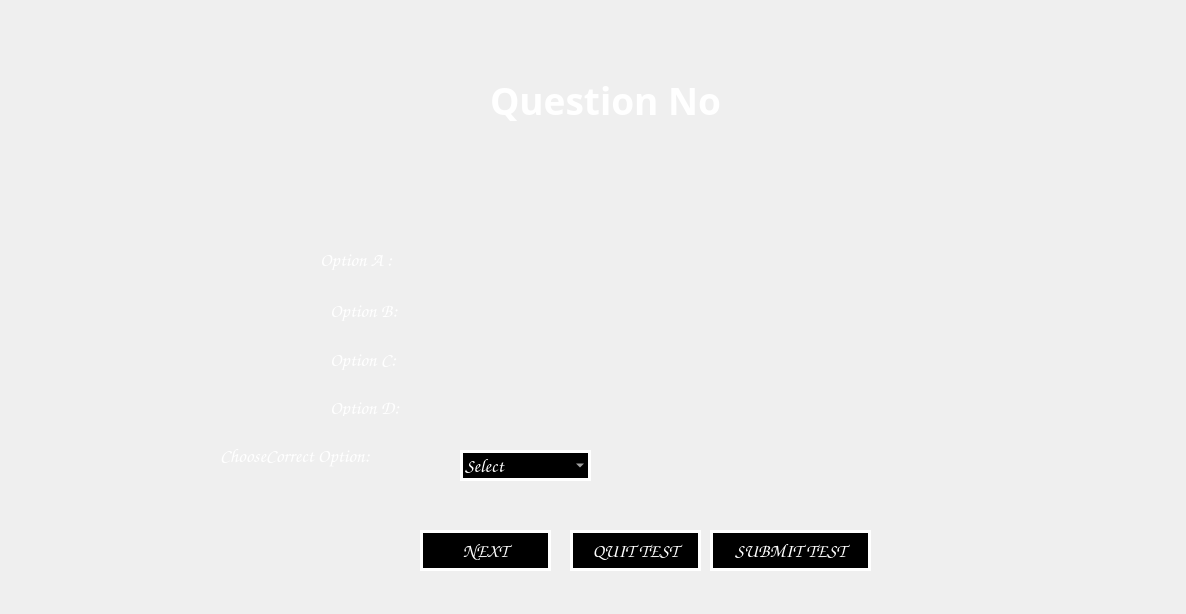
<?xml version="1.0" encoding="UTF-8"?>
<ui version="4.0">
 <class>seeNextQuestion</class>
 <widget class="QWidget" name="seeNextQuestion">
  <property name="geometry">
   <rect>
    <x>0</x>
    <y>0</y>
    <width>1186</width>
    <height>614</height>
   </rect>
  </property>
  <property name="windowTitle">
   <string>seeNextQuestion</string>
  </property>
  <widget class="QLabel" name="label_7">
   <property name="geometry">
    <rect>
     <x>220</x>
     <y>440</y>
     <width>211</width>
     <height>31</height>
    </rect>
   </property>
   <property name="font">
    <font>
     <family>Comic Sans MS</family>
     <pointsize>14</pointsize>
     <weight>75</weight>
     <bold>true</bold>
    </font>
   </property>
   <property name="styleSheet">
    <string notr="true">color:white;</string>
   </property>
   <property name="text">
    <string>ChooseCorrect Option:</string>
   </property>
  </widget>
  <widget class="QLabel" name="label">
   <property name="geometry">
    <rect>
     <x>490</x>
     <y>80</y>
     <width>261</width>
     <height>41</height>
    </rect>
   </property>
   <property name="font">
    <font>
     <family>Colonna MT</family>
     <pointsize>28</pointsize>
     <weight>75</weight>
     <bold>true</bold>
    </font>
   </property>
   <property name="styleSheet">
    <string notr="true">color:white;</string>
   </property>
   <property name="text">
    <string>Question No</string>
   </property>
  </widget>
  <widget class="QLabel" name="label_3">
   <property name="geometry">
    <rect>
     <x>320</x>
     <y>250</y>
     <width>101</width>
     <height>20</height>
    </rect>
   </property>
   <property name="font">
    <font>
     <family>Comic Sans MS</family>
     <pointsize>14</pointsize>
     <weight>75</weight>
     <bold>true</bold>
    </font>
   </property>
   <property name="styleSheet">
    <string notr="true">color:white;</string>
   </property>
   <property name="text">
    <string>Option A :</string>
   </property>
  </widget>
  <widget class="QLabel" name="label_4">
   <property name="geometry">
    <rect>
     <x>330</x>
     <y>300</y>
     <width>101</width>
     <height>21</height>
    </rect>
   </property>
   <property name="font">
    <font>
     <family>Comic Sans MS</family>
     <pointsize>14</pointsize>
     <weight>75</weight>
     <bold>true</bold>
    </font>
   </property>
   <property name="styleSheet">
    <string notr="true">color:white;</string>
   </property>
   <property name="text">
    <string>Option B:</string>
   </property>
  </widget>
  <widget class="QComboBox" name="correct">
   <property name="geometry">
    <rect>
     <x>460</x>
     <y>450</y>
     <width>131</width>
     <height>31</height>
    </rect>
   </property>
   <property name="font">
    <font>
     <family>Comic Sans MS</family>
     <pointsize>14</pointsize>
     <weight>75</weight>
     <bold>true</bold>
    </font>
   </property>
   <property name="styleSheet">
    <string notr="true">border-image:none;
color:white;
background-color:inherit;
border:3px solid white;</string>
   </property>
   <item>
    <property name="text">
     <string>Select</string>
    </property>
   </item>
   <item>
    <property name="text">
     <string>Option A</string>
    </property>
   </item>
   <item>
    <property name="text">
     <string>Option B</string>
    </property>
   </item>
   <item>
    <property name="text">
     <string>Option C</string>
    </property>
   </item>
   <item>
    <property name="text">
     <string>Option D</string>
    </property>
   </item>
  </widget>
  <widget class="QPushButton" name="nextButton">
   <property name="geometry">
    <rect>
     <x>420</x>
     <y>530</y>
     <width>131</width>
     <height>41</height>
    </rect>
   </property>
   <property name="font">
    <font>
     <family>Comic Sans MS</family>
     <pointsize>14</pointsize>
     <weight>75</weight>
     <bold>true</bold>
    </font>
   </property>
   <property name="styleSheet">
    <string notr="true">border-image:none;
color:white;
background-color:inherit;
border:3px solid white;</string>
   </property>
   <property name="text">
    <string>NEXT</string>
   </property>
  </widget>
  <widget class="QLabel" name="label_6">
   <property name="geometry">
    <rect>
     <x>330</x>
     <y>400</y>
     <width>91</width>
     <height>16</height>
    </rect>
   </property>
   <property name="font">
    <font>
     <family>Comic Sans MS</family>
     <pointsize>14</pointsize>
     <weight>75</weight>
     <bold>true</bold>
    </font>
   </property>
   <property name="styleSheet">
    <string notr="true">color:white;</string>
   </property>
   <property name="text">
    <string>Option D:</string>
   </property>
  </widget>
  <widget class="QLabel" name="msgLabel">
   <property name="geometry">
    <rect>
     <x>340</x>
     <y>580</y>
     <width>401</width>
     <height>61</height>
    </rect>
   </property>
   <property name="palette">
    <palette>
     <active>
      <colorrole role="WindowText">
       <brush brushstyle="SolidPattern">
        <color alpha="255">
         <red>255</red>
         <green>255</green>
         <blue>255</blue>
        </color>
       </brush>
      </colorrole>
      <colorrole role="Text">
       <brush brushstyle="SolidPattern">
        <color alpha="255">
         <red>255</red>
         <green>255</green>
         <blue>255</blue>
        </color>
       </brush>
      </colorrole>
      <colorrole role="ButtonText">
       <brush brushstyle="SolidPattern">
        <color alpha="255">
         <red>255</red>
         <green>255</green>
         <blue>255</blue>
        </color>
       </brush>
      </colorrole>
     </active>
     <inactive>
      <colorrole role="WindowText">
       <brush brushstyle="SolidPattern">
        <color alpha="255">
         <red>255</red>
         <green>255</green>
         <blue>255</blue>
        </color>
       </brush>
      </colorrole>
      <colorrole role="Text">
       <brush brushstyle="SolidPattern">
        <color alpha="255">
         <red>255</red>
         <green>255</green>
         <blue>255</blue>
        </color>
       </brush>
      </colorrole>
      <colorrole role="ButtonText">
       <brush brushstyle="SolidPattern">
        <color alpha="255">
         <red>255</red>
         <green>255</green>
         <blue>255</blue>
        </color>
       </brush>
      </colorrole>
     </inactive>
     <disabled>
      <colorrole role="WindowText">
       <brush brushstyle="SolidPattern">
        <color alpha="255">
         <red>255</red>
         <green>255</green>
         <blue>255</blue>
        </color>
       </brush>
      </colorrole>
      <colorrole role="Text">
       <brush brushstyle="SolidPattern">
        <color alpha="255">
         <red>255</red>
         <green>255</green>
         <blue>255</blue>
        </color>
       </brush>
      </colorrole>
      <colorrole role="ButtonText">
       <brush brushstyle="SolidPattern">
        <color alpha="255">
         <red>255</red>
         <green>255</green>
         <blue>255</blue>
        </color>
       </brush>
      </colorrole>
     </disabled>
    </palette>
   </property>
   <property name="font">
    <font>
     <family>Comic Sans MS</family>
     <pointsize>10</pointsize>
     <weight>75</weight>
     <bold>true</bold>
    </font>
   </property>
   <property name="styleSheet">
    <string notr="true">color:white;</string>
   </property>
   <property name="text">
    <string/>
   </property>
   <property name="wordWrap">
    <bool>true</bool>
   </property>
  </widget>
  <widget class="QLabel" name="label_5">
   <property name="geometry">
    <rect>
     <x>330</x>
     <y>350</y>
     <width>101</width>
     <height>20</height>
    </rect>
   </property>
   <property name="font">
    <font>
     <family>Comic Sans MS</family>
     <pointsize>14</pointsize>
     <weight>75</weight>
     <bold>true</bold>
    </font>
   </property>
   <property name="styleSheet">
    <string notr="true">color:white;</string>
   </property>
   <property name="text">
    <string>Option C:</string>
   </property>
  </widget>
  <widget class="QPushButton" name="cancelButton">
   <property name="geometry">
    <rect>
     <x>570</x>
     <y>530</y>
     <width>131</width>
     <height>41</height>
    </rect>
   </property>
   <property name="font">
    <font>
     <family>Comic Sans MS</family>
     <pointsize>14</pointsize>
     <weight>75</weight>
     <bold>true</bold>
    </font>
   </property>
   <property name="styleSheet">
    <string notr="true">border-image:none;
color:white;
background-color:inherit;
border:3px solid white;</string>
   </property>
   <property name="text">
    <string>QUIT TEST</string>
   </property>
  </widget>
  <widget class="QLabel" name="statementLabel">
   <property name="geometry">
    <rect>
     <x>270</x>
     <y>120</y>
     <width>801</width>
     <height>91</height>
    </rect>
   </property>
   <property name="font">
    <font>
     <family>Comic Sans MS</family>
     <pointsize>14</pointsize>
     <weight>75</weight>
     <bold>true</bold>
    </font>
   </property>
   <property name="styleSheet">
    <string notr="true">color:white;</string>
   </property>
   <property name="text">
    <string/>
   </property>
   <property name="wordWrap">
    <bool>true</bool>
   </property>
  </widget>
  <widget class="QLabel" name="optionA">
   <property name="geometry">
    <rect>
     <x>420</x>
     <y>230</y>
     <width>581</width>
     <height>61</height>
    </rect>
   </property>
   <property name="font">
    <font>
     <family>Comic Sans MS</family>
     <pointsize>14</pointsize>
     <weight>75</weight>
     <bold>true</bold>
    </font>
   </property>
   <property name="styleSheet">
    <string notr="true">color:white;</string>
   </property>
   <property name="text">
    <string/>
   </property>
   <property name="wordWrap">
    <bool>true</bool>
   </property>
  </widget>
  <widget class="QLabel" name="optionB">
   <property name="geometry">
    <rect>
     <x>420</x>
     <y>290</y>
     <width>581</width>
     <height>41</height>
    </rect>
   </property>
   <property name="font">
    <font>
     <family>Comic Sans MS</family>
     <pointsize>14</pointsize>
     <weight>75</weight>
     <bold>true</bold>
    </font>
   </property>
   <property name="styleSheet">
    <string notr="true">color:white;</string>
   </property>
   <property name="text">
    <string/>
   </property>
   <property name="wordWrap">
    <bool>true</bool>
   </property>
  </widget>
  <widget class="QLabel" name="optionC">
   <property name="geometry">
    <rect>
     <x>420</x>
     <y>340</y>
     <width>581</width>
     <height>41</height>
    </rect>
   </property>
   <property name="font">
    <font>
     <family>Comic Sans MS</family>
     <pointsize>14</pointsize>
     <weight>75</weight>
     <bold>true</bold>
    </font>
   </property>
   <property name="styleSheet">
    <string notr="true">color:white;</string>
   </property>
   <property name="text">
    <string/>
   </property>
   <property name="wordWrap">
    <bool>true</bool>
   </property>
  </widget>
  <widget class="QLabel" name="optionD">
   <property name="geometry">
    <rect>
     <x>420</x>
     <y>390</y>
     <width>581</width>
     <height>41</height>
    </rect>
   </property>
   <property name="font">
    <font>
     <family>Comic Sans MS</family>
     <pointsize>14</pointsize>
     <weight>75</weight>
     <bold>true</bold>
    </font>
   </property>
   <property name="styleSheet">
    <string notr="true">color:white;</string>
   </property>
   <property name="text">
    <string/>
   </property>
   <property name="wordWrap">
    <bool>true</bool>
   </property>
  </widget>
  <widget class="QLabel" name="username">
   <property name="geometry">
    <rect>
     <x>80</x>
     <y>30</y>
     <width>141</width>
     <height>51</height>
    </rect>
   </property>
   <property name="font">
    <font>
     <family>Comic Sans MS</family>
     <pointsize>18</pointsize>
     <weight>75</weight>
     <bold>true</bold>
    </font>
   </property>
   <property name="styleSheet">
    <string notr="true">color:white;</string>
   </property>
   <property name="text">
    <string/>
   </property>
  </widget>
  <widget class="QPushButton" name="submitTest">
   <property name="geometry">
    <rect>
     <x>710</x>
     <y>530</y>
     <width>161</width>
     <height>41</height>
    </rect>
   </property>
   <property name="font">
    <font>
     <family>Comic Sans MS</family>
     <pointsize>14</pointsize>
     <weight>75</weight>
     <bold>true</bold>
    </font>
   </property>
   <property name="styleSheet">
    <string notr="true">border-image:none;
color:white;
background-color:inherit;
border:3px solid white;</string>
   </property>
   <property name="text">
    <string>SUBMIT TEST</string>
   </property>
  </widget>
 </widget>
 <layoutdefault spacing="6" margin="11"/>
 <resources/>
 <connections>
  <connection>
   <sender>cancelButton</sender>
   <signal>clicked()</signal>
   <receiver>seeNextQuestion</receiver>
   <slot>QuitButtonClicked()</slot>
   <hints>
    <hint type="sourcelabel">
     <x>427</x>
     <y>512</y>
    </hint>
    <hint type="destinationlabel">
     <x>626</x>
     <y>507</y>
    </hint>
   </hints>
  </connection>
  <connection>
   <sender>nextButton</sender>
   <signal>clicked()</signal>
   <receiver>seeNextQuestion</receiver>
   <slot>NextButtonClicked()</slot>
   <hints>
    <hint type="sourcelabel">
     <x>83</x>
     <y>509</y>
    </hint>
    <hint type="destinationlabel">
     <x>110</x>
     <y>501</y>
    </hint>
   </hints>
  </connection>
  <connection>
   <sender>submitTest</sender>
   <signal>clicked()</signal>
   <receiver>seeNextQuestion</receiver>
   <slot>submitTestClicked()</slot>
   <hints>
    <hint type="sourcelabel">
     <x>555</x>
     <y>494</y>
    </hint>
    <hint type="destinationlabel">
     <x>561</x>
     <y>418</y>
    </hint>
   </hints>
  </connection>
 </connections>
 <slots>
  <slot>QuitButtonClicked()</slot>
  <slot>NextButtonClicked()</slot>
  <slot>BackButtonClicked()</slot>
  <slot>submitTestClicked()</slot>
 </slots>
</ui>
